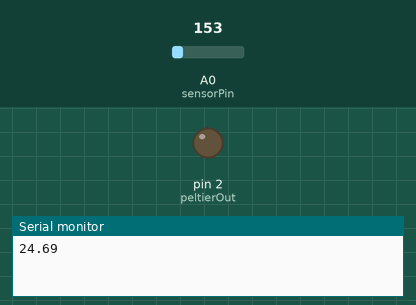
Simulated run of this sketch. Board: Arduino Uno, built with avr-gcc and run on an emulated ATmega328P. On the bench: output pins drawn as LEDs (lit = HIGH), the last lines printed to the serial monitor. Inputs (shaded band) come from the test bench; at power-on: A0 (sensorPin) = 153.

Above: at 1.2 s.
1.3 s: A0 (sensorPin) set to 132
3.7 s: A0 (sensorPin) set to 110
At 6.6 s:
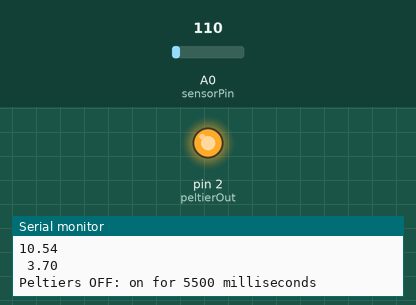
Timing chart, 0 to 8.1 s (numbered marks = the images above; inputs shaded):
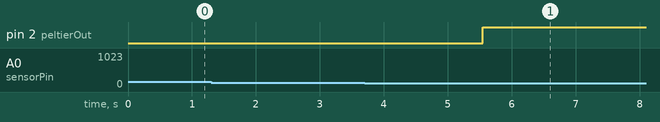

The sketch:

temperature-control.ino
```cpp
// -----------------------------------------
//  TEMPERATURE CONTROL LOOP
// -----------------------------------------
//
// GND ---- power supply ---- arduino pin ---- relay in ---- heat sink --- TMP36
// D2   (arduino) -->-- IN1 (relay)
// 5V   (arduino) -->-- VCC (relay in)
// A0   (arduino) -->-- signal pin (TMP36)
// 3.3V (arduino) -->-- VCC (TMP36)
// J1-1 (relay)   -->-- VCC (heat sink)
// J1-3 (relay)   -->-- VCC  (power supply)
//
// -----------------------------------------
// Average readings from a TMP36 thermistor and actuate a peltier coil.
// Bang-bang control with hysteresis.

#include <stdio.h>

#define TEMP_FORMAT_WIDTH 5 // temperature format specifier width
#define TEMP_FORMAT_PREC 2 // temperature format specifier precision

// file struct for printf redirection
static FILE uart = {0};

const int sensorPin = 14; // A0 = 14
const int peltierOut = 2; // D2 = 2

// Set aside some memory for averaging samples
const int N_SAMPLES = 100;
int sum;
float temperature;

// Controlling TIME
const int SAMPLE_FREQUENCY = 10; // ms
const int LOOP_DELAY = 500; // ms

// We want the algae to stay at a certain temperature
const float setpoint = 10.0; // °C

// variable to store temperature tolerance for implementing hysteresis
float setpoint_hysteresis = 0.5; // °C

// variable to track duration of peltier on and off-time
uint32_t peltier_duration = 0; // ms

static int uart_putchar (char c, FILE *stream)
{
    Serial.write(c) ;
    return 0 ;
}

void setup() {
  pinMode(peltierOut, OUTPUT);
  pinMode(sensorPin, INPUT);

  Serial.begin(9600);

  // set up stdout to uart for printf
  fdev_setup_stream(&uart, uart_putchar, NULL, _FDEV_SETUP_WRITE);
  stdout = &uart;
}

float readingToCelsius(float analogReading) {
  // Convert reading to mV -> 5000 millivolts / 1024 units = 4.882 per unit
  float millivolts = analogReading * 4.882;

  // The TMP36 reads 500 mV at 0°C and has an output scale factor of 10 mV/°C.
  // so [reading in mV - 500 / 10] = [reading in V * 100 - 50] = °C
  return (millivolts - 500) / 10.0;
}

void loop() {
  // Average many samples
  sum = 0;
  for (int n = 0; n < N_SAMPLES; n++) {
    sum += analogRead(sensorPin);
    delay(SAMPLE_FREQUENCY);
    peltier_duration += SAMPLE_FREQUENCY;
  }

  temperature = readingToCelsius((sum / N_SAMPLES));

  char temp_string[6];
  dtostrf(temperature, TEMP_FORMAT_WIDTH, TEMP_FORMAT_PREC, temp_string); // alternative function to properly format temperature strings

  printf("%s\n", temp_string);

  if (temperature > (setpoint + setpoint_hysteresis)) {
    if (digitalRead(peltierOut) == HIGH) {
      digitalWrite(peltierOut, LOW);
      printf("Peltiers ON: off for %d milliseconds\n", peltier_duration);
      peltier_duration = 0;
    }
  }
  else if (temperature < (setpoint - setpoint_hysteresis)) {
    if (digitalRead(peltierOut) == LOW) {
      digitalWrite(peltierOut, HIGH);
      printf("Peltiers OFF: on for %d milliseconds\n", peltier_duration);
      peltier_duration = 0;
    }
  }

  delay(LOOP_DELAY);
  peltier_duration += LOOP_DELAY;
}
```

Measured:
- the behaviour switches between 122 and 121 on A0 (sensorPin) (found by bisection; images 0 and 1)
- after the input at 3.7 s, pin 2 (peltierOut): LOW → HIGH after 1.8 s
